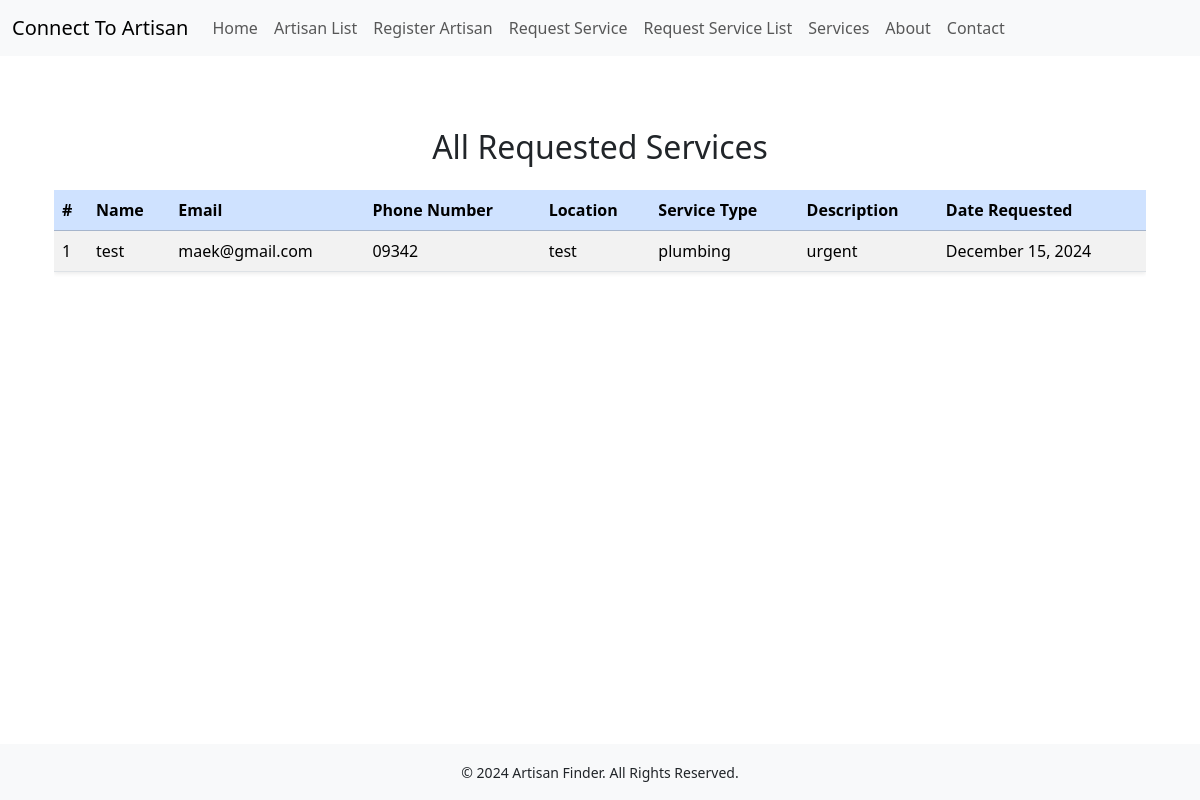
Page /view-requested-services/ on the earlier database version.
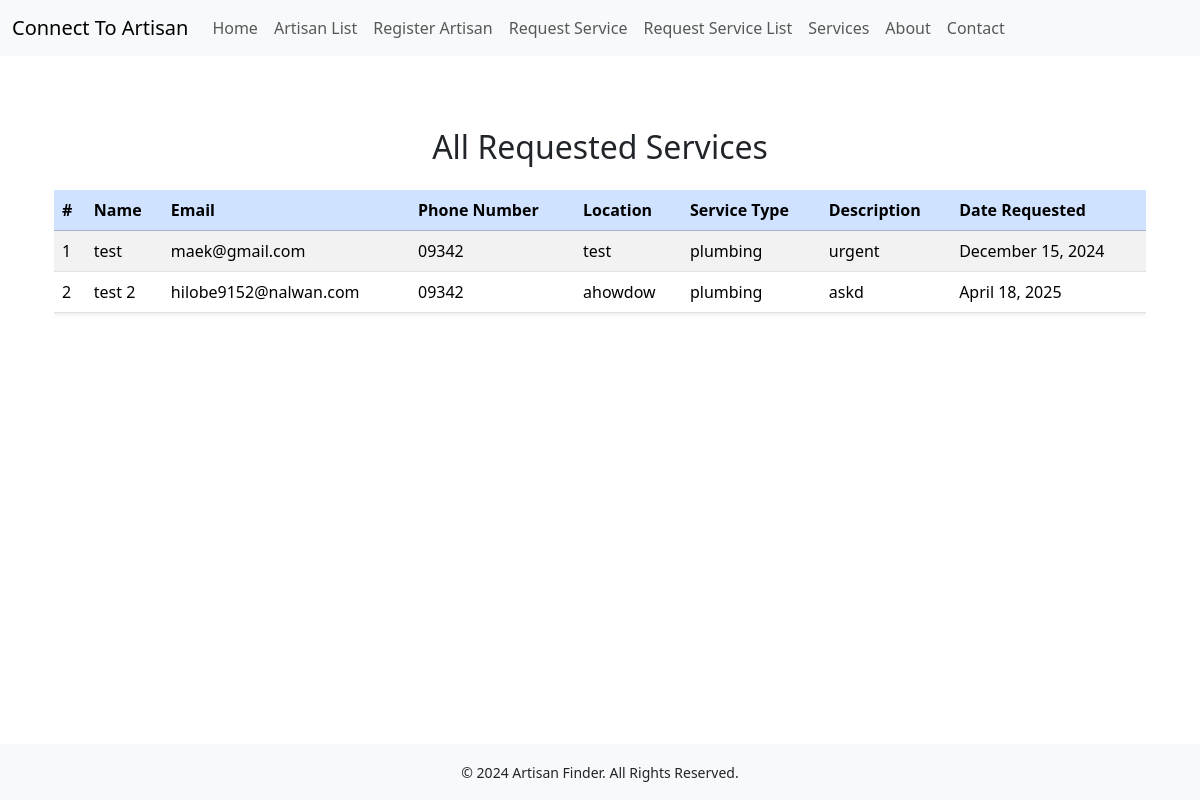
Same page on the later database version.
### artisans/models.py (models this page shows, shortened)
class ServiceRequest(models.Model):
    name = models.CharField(max_length=100)
    email = models.EmailField()
    phone_number = models.CharField(max_length=15)
    location = models.CharField(max_length=200)
    service_type = models.CharField(max_length=100)
    description = models.TextField()
    created_at = models.DateTimeField(auto_now_add=True)

### artisans/views.py (the view)
# urls.py: path('view-requested-services/', views.view_requested_services, name='view_requested_services'),
def view_requested_services(request):
    services = ServiceRequest.objects.all()
    context = {'services': services}
    return render(request, 'artisans/view_requested_services.html', context)

### templates/artisans/view_requested_services.html (shortened to what this page needs)
{% extends 'base.html' %}
{% block content %}
<div class="container mt-5">
    <h2 class="text-center mb-4">All Requested Services</h2>
    {% if services %}
        <div class="table-responsive">
            <table class="table table-striped table-hover shadow-sm">
                <thead class="table-primary">
                    <tr>
                        <th>#</th>
                        <th>Name</th>
                        <th>Email</th>
                        <th>Phone Number</th>
                        <th>Location</th>
                        <th>Service Type</th>
                        <th>Description</th>
                        <th>Date Requested</th>
                    </tr>
                </thead>
                <tbody>
                    {% for service in services %}
                    <tr>
                        <td>{{ forloop.counter }}</td>
                        <td>{{ service.name }}</td>
                        <td>{{ service.email }}</td>
                        <td>{{ service.phone_number }}</td>
                        <td>{{ service.location }}</td>
                        <td>{{ service.service_type }}</td>
                        <td>{{ service.description }}</td>
                        <td>{{ service.created_at|date:"F d, Y" }}</td>
                    </tr>
                    {% endfor %}
                </tbody>
            </table>
        </div>
    {% else %}
        <div class="alert alert-warning text-center">
            No service requests have been submitted yet.
        </div>
    {% endif %}
</div>
{% endblock %}

### templates/base.html (shortened to what this page needs)
<!DOCTYPE html>
<html lang="en">
<head>
    <link href="https://cdn.jsdelivr.net/npm/bootstrap@5.3.3/dist/css/bootstrap.min.css" rel="stylesheet">
    <link href="https://cdn.jsdelivr.net/npm/bootstrap-icons@1.10.5/font/bootstrap-icons.css" rel="stylesheet">
</head>
<body class="d-flex flex-column min-vh-100">
    <div class="wrapper">
        <nav class="navbar navbar-expand-lg navbar-light bg-light">
            <div class="container-fluid">
                <a class="navbar-brand" href="{% url 'home' %}">Connect To Artisan</a>
                <div class="collapse navbar-collapse" id="navbarNav">
                    <ul class="navbar-nav">
                        <li class="nav-item"><a class="nav-link" href="{% url 'home' %}">Home</a></li>
                        <li class="nav-item"><a class="nav-link" href="{% url 'artisan_list' %}">Artisan List</a></li>
                        <li class="nav-item"><a class="nav-link" href="{% url 'register_artisan' %}">Register Artisan</a></li>
                        <li class="nav-item"><a class="nav-link" href="{% url 'request_service' %}">Request Service</a></li>
                        <li class="nav-item"><a class="nav-link" href="{% url 'view_requested_services' %}">Request Service List</a></li>
                        <li class="nav-item"><a class="nav-link" href="{% url 'services' %}">Services</a></li>
                        <li class="nav-item"><a class="nav-link" href="{% url 'about' %}">About</a></li>
                        <li class="nav-item"><a class="nav-link" href="{% url 'contact' %}">Contact</a></li>
                    </ul>
                </div>
            </div>
        </nav>
        <main class="content container my-4">
            {% block content %}
            {% endblock %}
        </main>
        <footer class="bg-light py-3 text-center mt-auto">
            <div class="container">
                <small>&copy; 2024 Artisan Finder. All Rights Reserved.</small>
            </div>
        </footer>
    </div>
</body>
</html>

### templates/base.html (style rules this page uses)
html, body { height: 100%; margin: 0; }
.wrapper { display: flex; flex-direction: column; min-height: 100vh; }
.content { flex: 1; }

Differences in the rows shown:
added ServiceRequest: name "test 2", email "hilobe9152@nalwan.com", phone_number "09342", location "ahowdow", service_type "plumbing", description "askd", created_at "April 18, 2025"
